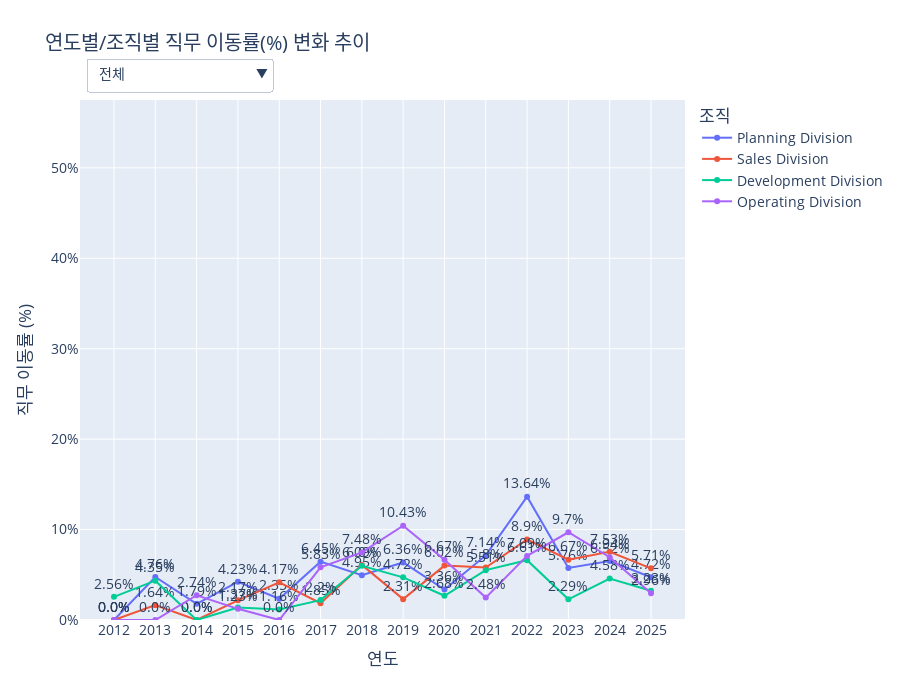

Source (notebook cell):
### Code cell
import pandas as pd
import numpy as np
import plotly.graph_objects as go
import plotly.io as pio
import plotly.express as px
import datetime

# --- 1. 데이터 임포트 ---
from services.tables.HR_Core.job_info_table import job_info_df
from services.tables.HR_Core.basic_info_table import emp_df
from services.tables.HR_Core.department_info_table import department_info_df
from services.tables.HR_Core.department_table import (
    dept_level_map, parent_map_dept, dept_name_map,
    division_order, office_order
)
from services.helpers.utils import find_parents

def create_figure():
    """
    제안 9: 조직 활력도 진단 (연도별 직무 이동률) 그래프를 생성합니다.
    """
    # --- 2. 데이터 준비 및 가공 ---
    job_changes = job_info_df.copy()
    job_changes = pd.merge(job_changes, emp_df[['EMP_ID', 'IN_DATE']], on='EMP_ID', how='left')
    job_changes = job_changes[job_changes['JOB_APP_START_DATE'] > job_changes['IN_DATE']]
    job_changes['YEAR'] = job_changes['JOB_APP_START_DATE'].dt.year

    dept_info_sorted = department_info_df.sort_values(['DEP_APP_START_DATE', 'EMP_ID'])
    job_changes_with_dept = pd.merge_asof(
        job_changes.sort_values('JOB_APP_START_DATE'),
        dept_info_sorted[['EMP_ID', 'DEP_APP_START_DATE', 'DEP_ID']],
        left_on='JOB_APP_START_DATE', right_on='DEP_APP_START_DATE', by='EMP_ID', direction='backward'
    )
    parent_info = job_changes_with_dept['DEP_ID'].apply(lambda x: find_parents(x, dept_level_map, parent_map_dept, dept_name_map))
    job_changes_with_dept = pd.concat([job_changes_with_dept, parent_info], axis=1)
    job_changes_with_dept = job_changes_with_dept.dropna(subset=['DIVISION_NAME', 'OFFICE_NAME'])

    analysis_records = []
    all_years = sorted(job_changes_with_dept['YEAR'].unique())
    for year in all_years:
        year_start, year_end = pd.to_datetime(f'{year}-01-01'), pd.to_datetime(f'{year}-12-31')

        active_in_year = emp_df[(emp_df['IN_DATE'] <= year_end) & (emp_df['OUT_DATE'].isnull() | (emp_df['OUT_DATE'] >= year_start))]
        active_dept = pd.merge_asof(
            active_in_year[['EMP_ID', 'IN_DATE']].sort_values('IN_DATE'),
            department_info_df.sort_values('DEP_APP_START_DATE'),
            left_on='IN_DATE', right_on='DEP_APP_START_DATE', by='EMP_ID', direction='backward'
        )
        parent_info_active = active_dept['DEP_ID'].apply(lambda x: find_parents(x, dept_level_map, parent_map_dept, dept_name_map))
        active_dept = pd.concat([active_dept, parent_info_active], axis=1)
        active_dept = active_dept.dropna(subset=['DIVISION_NAME', 'OFFICE_NAME'])

        headcount_div = active_dept.groupby('DIVISION_NAME', observed=False).size()
        headcount_office = active_dept.groupby(['DIVISION_NAME', 'OFFICE_NAME'], observed=False).size()

        changes_in_year = job_changes_with_dept[job_changes_with_dept['YEAR'] == year]
        changes_div = changes_in_year.groupby('DIVISION_NAME', observed=False).size()
        changes_office = changes_in_year.groupby(['DIVISION_NAME', 'OFFICE_NAME'], observed=False).size()

        for div_name, count in headcount_div.items():
            change_count = changes_div.get(div_name, 0)
            rate = (change_count / count) * 100 if count > 0 else 0
            analysis_records.append({'YEAR': year, 'GROUP_TYPE': 'DIVISION', 'GROUP_NAME': div_name, 'MOBILITY_RATE': rate})

        for (div_name, office_name), count in headcount_office.items():
            change_count = changes_office.get((div_name, office_name), 0)
            rate = (change_count / count) * 100 if count > 0 else 0
            analysis_records.append({'YEAR': year, 'GROUP_TYPE': 'OFFICE', 'DIVISION_NAME': div_name, 'GROUP_NAME': office_name, 'MOBILITY_RATE': rate})

    analysis_df = pd.DataFrame(analysis_records)

    div_df = analysis_df[analysis_df['GROUP_TYPE'] == 'DIVISION'].copy()
    office_df = analysis_df[analysis_df['GROUP_TYPE'] == 'OFFICE'].copy()

    div_df['GROUP_NAME'] = pd.Categorical(div_df['GROUP_NAME'], categories=division_order, ordered=True)
    office_df['DIVISION_NAME'] = pd.Categorical(office_df['DIVISION_NAME'], categories=division_order, ordered=True)
    office_df['GROUP_NAME'] = pd.Categorical(office_df['GROUP_NAME'], categories=office_order, ordered=True)

    # --- 3. Plotly 인터랙티브 그래프 생성 ---
    y_max = analysis_df['MOBILITY_RATE'].max()
    fixed_y_range = [0, y_max * 1.15]

    fig = go.Figure()
    colors = px.colors.qualitative.Plotly

    # 1. Division 레벨 트레이스
    for i, div_name in enumerate(division_order):
        df_filtered = div_df[div_df['GROUP_NAME'] == div_name].sort_values('YEAR')
        if not df_filtered.empty:
            fig.add_trace(go.Scatter(
                x=df_filtered['YEAR'], y=df_filtered['MOBILITY_RATE'], mode='lines+markers+text', name=div_name,
                line=dict(color=colors[i]),
                text=df_filtered['MOBILITY_RATE'].round(2).astype(str) + '%', textposition='top center'
            ))

    # 2. Office 레벨 트레이스
    office_traces_map = {}
    trace_idx_counter = len(fig.data)
    for div_name in division_order:
        office_div_df = office_df[office_df['DIVISION_NAME'] == div_name]
        offices_in_div_sorted = office_div_df['GROUP_NAME'].unique()
        office_traces_map[div_name] = []
        for j, office_name in enumerate(offices_in_div_sorted):
            df_filtered = office_div_df[office_div_df['GROUP_NAME'] == office_name].sort_values('YEAR')
            if not df_filtered.empty:
                fig.add_trace(go.Scatter(
                    x=df_filtered['YEAR'], y=df_filtered['MOBILITY_RATE'], mode='lines+markers+text',
                    name=str(office_name), visible=False, line=dict(color=colors[j % len(colors)]),
                    text=df_filtered['MOBILITY_RATE'].round(2).astype(str) + '%', textposition='top center'
                ))
                office_traces_map[div_name].append(trace_idx_counter)
                trace_idx_counter += 1

    # 3. 드롭다운 메뉴 및 레이아웃 업데이트
    buttons = [dict(label='전체', method='update', args=[{'visible': [True]*len(division_order) + [False]*(len(fig.data)-len(division_order))}])]
    for div_name in division_order:
        visibility_mask = [False] * len(fig.data)
        for trace_idx in office_traces_map.get(div_name, []):
            visibility_mask[trace_idx] = True
        buttons.append(dict(label=f'{div_name}', method='update', args=[{'visible': visibility_mask}]))

    fig.update_layout(
        updatemenus=[dict(active=0, buttons=buttons, direction="down", pad={"r": 10, "t": 10}, showactive=True, x=0.01, xanchor="left", y=1.1, yanchor="top")],
        title_text='연도별/조직별 직무 이동률(%) 변화 추이',
        xaxis_title='연도', yaxis_title='직무 이동률 (%)',
        font_size=14, height=700,
        legend_title_text='조직',
        xaxis=dict(type='category'),
        yaxis=dict(ticksuffix="%", range=fixed_y_range)
    )
    
    return fig



pio.renderers.default = 'vscode'
fig = create_figure()
fig.show()

### Figure 1 — Plotly figure (JSON) as saved in the notebook; plotly's stock layout.template omitted (floating-point values rounded to 4 significant figures)
{"data": [{"line": {"color": "#636EFA"}, "mode": "lines+markers+text", "name": "Planning Division", "text": ["0.0%", "4.76%", "1.79%", "4.23%", "2.35%", "6.45%", "4.95%", "6.36%", "3.36%", "7.14%", "13.64%", "5.76%", "6.52%", "4.72%"], "textposition": "top center", "type": "scatter", "x": [2012, 2013, 2014, 2015, 2016, 2017, 2018, 2019, 2020, 2021, 2022, 2023, 2024, 2025], "y": [0.0, 4.762, 1.786, 4.225, 2.353, 6.452, 4.95, 6.364, 3.361, 7.143, 13.64, 5.755, 6.522, 4.724]}, {"line": {"color": "#EF553B"}, "mode": "lines+markers+text", "name": "Sales Division", "text": ["0.0%", "1.64%", "0.0%", "2.17%", "4.17%", "1.85%", "6.09%", "2.31%", "6.02%", "5.8%", "8.9%", "6.67%", "7.53%", "5.71%"], "textposition": "top center", "type": "scatter", "x": [2012, 2013, 2014, 2015, 2016, 2017, 2018, 2019, 2020, 2021, 2022, 2023, 2024, 2025], "y": [0.0, 1.639, 0.0, 2.174, 4.167, 1.852, 6.087, 2.308, 6.015, 5.797, 8.904, 6.667, 7.534, 5.714]}, {"line": {"color": "#00CC96"}, "mode": "lines+markers+text", "name": "Development Division", "text": ["2.56%", "4.35%", "0.0%", "1.37%", "1.16%", "2.2%", "6.0%", "4.72%", "2.68%", "5.51%", "6.61%", "2.29%", "4.58%", "3.23%"], "textposition": "top center", "type": "scatter", "x": [2012, 2013, 2014, 2015, 2016, 2017, 2018, 2019, 2020, 2021, 2022, 2023, 2024, 2025], "y": [2.564, 4.348, 0.0, 1.37, 1.163, 2.198, 6.0, 4.717, 2.679, 5.512, 6.612, 2.29, 4.58, 3.226]}, {"line": {"color": "#AB63FA"}, "mode": "lines+markers+text", "name": "Operating Division", "text": ["0.0%", "0.0%", "2.74%", "1.23%", "0.0%", "5.83%", "7.48%", "10.43%", "6.67%", "2.48%", "7.09%", "9.7%", "6.94%", "2.96%"], "textposition": "top center", "type": "scatter", "x": [2012, 2013, 2014, 2015, 2016, 2017, 2018, 2019, 2020, 2021, 2022, 2023, 2024, 2025], "y": [0.0, 0.0, 2.74, 1.235, 0.0, 5.825, 7.477, 10.43, 6.667, 2.479, 7.087, 9.701, 6.944, 2.963]}, {"line": {"color": "#636EFA"}, "mode": "lines+markers+text", "name": "Finance Office", "text": ["0.0%", "7.69%", "0.0%", "3.57%", "2.94%", "0.0%", "7.5%", "11.36%", "8.7%", "4.17%", "6.12%", "7.84%", "2.0%", "6.52%"], "textposition": "top center", "type": "scatter", "visible": false, "x": [2012, 2013, 2014, 2015, 2016, 2017, 2018, 2019, 2020, 2021, 2022, 2023, 2024, 2025], "y": [0.0, 7.692, 0.0, 3.571, 2.941, 0.0, 7.5, 11.36, 8.696, 4.167, 6.122, 7.843, 2.0, 6.522]}, {"line": {"color": "#EF553B"}, "mode": "lines+markers+text", "name": "Planning Division (직속)", "text": ["0.0%", "50.0%", "0.0%", "0.0%", "0.0%", "0.0%", "0.0%", "0.0%", "0.0%", "0.0%", "5.26%", "0.0%", "9.09%", "0.0%"], "textposition": "top center", "type": "scatter", "visible": false, "x": [2012, 2013, 2014, 2015, 2016, 2017, 2018, 2019, 2020, 2021, 2022, 2023, 2024, 2025], "y": [0.0, 50.0, 0.0, 0.0, 0.0, 0.0, 0.0, 0.0, 0.0, 0.0, 5.263, 0.0, 9.091, 0.0]}, {"line": {"color": "#00CC96"}, "mode": "lines+markers+text", "name": "Strategy Office", "text": ["0.0%", "0.0%", "3.12%", "5.26%", "2.27%", "12.24%", "3.92%", "3.77%", "0.0%", "11.48%", "21.88%", "6.15%", "9.09%", "4.92%"], "textposition": "top center", "type": "scatter", "visible": false, "x": [2012, 2013, 2014, 2015, 2016, 2017, 2018, 2019, 2020, 2021, 2022, 2023, 2024, 2025], "y": [0.0, 0.0, 3.125, 5.263, 2.273, 12.24, 3.922, 3.774, 0.0, 11.48, 21.88, 6.154, 9.091, 4.918]}, {"line": {"color": "#636EFA"}, "mode": "lines+markers+text", "name": "Domestic Sales Office", "text": ["0.0%", "0.0%", "0.0%", "0.0%", "3.03%", "5.41%", "4.88%", "4.35%", "6.52%", "2.27%", "14.58%", "10.2%", "4.35%", "11.36%"], "textposition": "top center", "type": "scatter", "visible": false, "x": [2012, 2013, 2014, 2015, 2016, 2017, 2018, 2019, 2020, 2021, 2022, 2023, 2024, 2025], "y": [0.0, 0.0, 0.0, 0.0, 3.03, 5.405, 4.878, 4.348, 6.522, 2.273, 14.58, 10.2, 4.348, 11.36]}, {"line": {"color": "#EF553B"}, "mode": "lines+markers+text", "name": "Global Sales Office", "text": ["0.0%", "5.56%", "0.0%", "8.0%", "3.85%", "0.0%", "11.76%", "2.86%", "2.63%", "8.7%", "4.35%", "4.17%", "15.56%", "2.33%"], "textposition": "top center", "type": "scatter", "visible": false, "x": [2012, 2013, 2014, 2015, 2016, 2017, 2018, 2019, 2020, 2021, 2022, 2023, 2024, 2025], "y": [0.0, 5.556, 0.0, 8.0, 3.846, 0.0, 11.76, 2.857, 2.632, 8.696, 4.348, 4.167, 15.56, 2.326]}, {"line": {"color": "#00CC96"}, "mode": "lines+markers+text", "name": "Marketing Office", "text": ["0.0%", "0.0%", "0.0%", "0.0%", "7.14%", "0.0%", "3.12%", "0.0%", "10.0%", "7.89%", "9.76%", "7.14%", "2.27%", "4.76%"], "textposition": "top center", "type": "scatter", "visible": false, "x": [2012, 2013, 2014, 2015, 2016, 2017, 2018, 2019, 2020, 2021, 2022, 2023, 2024, 2025], "y": [0.0, 0.0, 0.0, 0.0, 7.143, 0.0, 3.125, 0.0, 10.0, 7.895, 9.756, 7.143, 2.273, 4.762]}, {"line": {"color": "#AB63FA"}, "mode": "lines+markers+text", "name": "Sales Division (직속)", "text": ["0.0%", "0.0%", "0.0%", "0.0%", "0.0%", "0.0%", "0.0%", "0.0%", "0.0%", "0.0%", "0.0%", "0.0%", "9.09%", "0.0%"], "textposition": "top center", "type": "scatter", "visible": false, "x": [2012, 2013, 2014, 2015, 2016, 2017, 2018, 2019, 2020, 2021, 2022, 2023, 2024, 2025], "y": [0.0, 0.0, 0.0, 0.0, 0.0, 0.0, 0.0, 0.0, 0.0, 0.0, 0.0, 0.0, 9.091, 0.0]}, {"line": {"color": "#636EFA"}, "mode": "lines+markers+text", "name": "Development Division (직속)", "text": ["0.0%", "0.0%", "0.0%", "0.0%", "0.0%", "0.0%", "0.0%", "0.0%", "0.0%", "0.0%", "0.0%", "0.0%", "13.33%", "0.0%"], "textposition": "top center", "type": "scatter", "visible": false, "x": [2012, 2013, 2014, 2015, 2016, 2017, 2018, 2019, 2020, 2021, 2022, 2023, 2024, 2025], "y": [0.0, 0.0, 0.0, 0.0, 0.0, 0.0, 0.0, 0.0, 0.0, 0.0, 0.0, 0.0, 13.33, 0.0]}, {"line": {"color": "#EF553B"}, "mode": "lines+markers+text", "name": "QA Office", "text": ["0.0%", "6.67%", "0.0%", "0.0%", "3.7%", "6.9%", "17.86%", "3.23%", "6.06%", "2.44%", "11.9%", "4.44%", "0.0%", "7.32%"], "textposition": "top center", "type": "scatter", "visible": false, "x": [2012, 2013, 2014, 2015, 2016, 2017, 2018, 2019, 2020, 2021, 2022, 2023, 2024, 2025], "y": [0.0, 6.667, 0.0, 0.0, 3.704, 6.897, 17.86, 3.226, 6.061, 2.439, 11.9, 4.444, 0.0, 7.317]}, {"line": {"color": "#00CC96"}, "mode": "lines+markers+text", "name": "R&D Office", "text": ["5.26%", "3.85%", "0.0%", "2.27%", "0.0%", "0.0%", "1.72%", "6.45%", "1.54%", "8.7%", "4.55%", "1.39%", "5.48%", "1.45%"], "textposition": "top center", "type": "scatter", "visible": false, "x": [2012, 2013, 2014, 2015, 2016, 2017, 2018, 2019, 2020, 2021, 2022, 2023, 2024, 2025], "y": [5.263, 3.846, 0.0, 2.273, 0.0, 0.0, 1.724, 6.452, 1.538, 8.696, 4.545, 1.389, 5.479, 1.449]}, {"line": {"color": "#636EFA"}, "mode": "lines+markers+text", "name": "Engineering Office", "text": ["0.0%", "0.0%", "0.0%", "0.0%", "0.0%", "14.71%", "13.51%", "14.29%", "10.26%", "8.33%", "9.09%", "14.58%", "3.7%", "1.96%"], "textposition": "top center", "type": "scatter", "visible": false, "x": [2012, 2013, 2014, 2015, 2016, 2017, 2018, 2019, 2020, 2021, 2022, 2023, 2024, 2025], "y": [0.0, 0.0, 0.0, 0.0, 0.0, 14.71, 13.51, 14.29, 10.26, 8.333, 9.091, 14.58, 3.704, 1.961]}, {"line": {"color": "#EF553B"}, "mode": "lines+markers+text", "name": "Operating Division (직속)", "text": ["0.0%", "0.0%", "0.0%", "0.0%", "0.0%", "0.0%", "0.0%", "11.11%", "0.0%", "0.0%", "7.14%", "0.0%", "0.0%", "0.0%"], "textposition": "top center", "type": "scatter", "visible": false, "x": [2012, 2013, 2014, 2015, 2016, 2017, 2018, 2019, 2020, 2021, 2022, 2023, 2024, 2025], "y": [0.0, 0.0, 0.0, 0.0, 0.0, 0.0, 0.0, 11.11, 0.0, 0.0, 7.143, 0.0, 0.0, 0.0]}, {"line": {"color": "#00CC96"}, "mode": "lines+markers+text", "name": "Production Office", "text": ["0.0%", "0.0%", "5.41%", "2.38%", "0.0%", "1.69%", "5.0%", "7.81%", "5.71%", "0.0%", "5.8%", "8.57%", "11.27%", "4.62%"], "textposition": "top center", "type": "scatter", "visible": false, "x": [2012, 2013, 2014, 2015, 2016, 2017, 2018, 2019, 2020, 2021, 2022, 2023, 2024, 2025], "y": [0.0, 0.0, 5.405, 2.381, 0.0, 1.695, 5.0, 7.812, 5.714, 0.0, 5.797, 8.571, 11.27, 4.615]}], "layout": {"font": {"size": 14}, "height": 700, "legend": {"title": {"text": "조직"}}, "title": {"text": "연도별/조직별 직무 이동률(%) 변화 추이"}, "updatemenus": [{"active": 0, "buttons": [{"args": [{"visible": [true, true, true, true, false, false, false, false, false, false, false, false, false, false, false, false, false]}], "label": "전체", "method": "update"}, {"args": [{"visible": [false, false, false, false, true, true, true, false, false, false, false, false, false, false, false, false, false]}], "label": "Planning Division", "method": "update"}, {"args": [{"visible": [false, false, false, false, false, false, false, true, true, true, true, false, false, false, false, false, false]}], "label": "Sales Division", "method": "update"}, {"args": [{"visible": [false, false, false, false, false, false, false, false, false, false, false, true, true, true, false, false, false]}], "label": "Development Division", "method": "update"}, {"args": [{"visible": [false, false, false, false, false, false, false, false, false, false, false, false, false, false, true, true, true]}], "label": "Operating Division", "method": "update"}], "direction": "down", "pad": {"r": 10, "t": 10}, "showactive": true, "x": 0.01, "xanchor": "left", "y": 1.1, "yanchor": "top"}], "xaxis": {"title": {"text": "연도"}, "type": "category"}, "yaxis": {"range": [0, 57.5], "ticksuffix": "%", "title": {"text": "직무 이동률 (%)"}}}}
